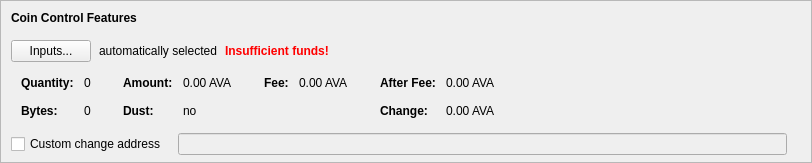
    <widget class="QFrame" name="frameCoinControl">
     <property name="sizePolicy">
      <sizepolicy hsizetype="Expanding" vsizetype="Expanding">
       <horstretch>0</horstretch>
       <verstretch>0</verstretch>
      </sizepolicy>
     </property>
     <property name="maximumSize">
      <size>
       <width>16777215</width>
       <height>16777215</height>
      </size>
     </property>
     <property name="frameShape">
      <enum>QFrame::StyledPanel</enum>
     </property>
     <property name="frameShadow">
      <enum>QFrame::Sunken</enum>
     </property>
     <layout class="QVBoxLayout" name="verticalLayoutCoinControl2">
      <property name="spacing">
       <number>0</number>
      </property>
      <property name="leftMargin">
       <number>0</number>
      </property>
      <property name="topMargin">
       <number>0</number>
      </property>
      <property name="rightMargin">
       <number>0</number>
      </property>
      <property name="bottomMargin">
       <number>6</number>
      </property>
      <item>
       <layout class="QVBoxLayout" name="verticalLayoutCoinControl" stretch="0,0,0,0,1">
        <property name="spacing">
         <number>0</number>
        </property>
        <property name="leftMargin">
         <number>10</number>
        </property>
        <property name="topMargin">
         <number>10</number>
        </property>
        <item>
         <layout class="QHBoxLayout" name="horizontalLayoutCoinControl1">
          <property name="bottomMargin">
           <number>15</number>
          </property>
          <item>
           <widget class="QLabel" name="labelCoinControlFeatures">
            <property name="sizePolicy">
             <sizepolicy hsizetype="Preferred" vsizetype="Maximum">
              <horstretch>0</horstretch>
              <verstretch>0</verstretch>
             </sizepolicy>
            </property>
            <property name="font">
             <font>
              <weight>75</weight>
              <bold>true</bold>
             </font>
            </property>
            <property name="styleSheet">
             <string notr="true">font-weight:bold;</string>
            </property>
            <property name="text">
             <string>Coin Control Features</string>
            </property>
           </widget>
          </item>
         </layout>
        </item>
        <item>
         <layout class="QHBoxLayout" name="horizontalLayoutCoinControl2" stretch="0,0,0,0">
          <property name="spacing">
           <number>8</number>
          </property>
          <property name="bottomMargin">
           <number>10</number>
          </property>
          <item>
           <widget class="QPushButton" name="pushButtonCoinControl">
            <property name="styleSheet">
             <string notr="true"/>
            </property>
            <property name="text">
             <string>Inputs...</string>
            </property>
            <property name="autoDefault">
             <bool>false</bool>
            </property>
           </widget>
          </item>
          <item>
           <widget class="QLabel" name="labelCoinControlAutomaticallySelected">
            <property name="text">
             <string>automatically selected</string>
            </property>
            <property name="margin">
             <number>5</number>
            </property>
           </widget>
          </item>
          <item>
           <widget class="QLabel" name="labelCoinControlInsuffFunds">
            <property name="font">
             <font>
              <weight>75</weight>
              <bold>true</bold>
             </font>
            </property>
            <property name="styleSheet">
             <string notr="true">color:red;font-weight:bold;</string>
            </property>
            <property name="text">
             <string>Insufficient funds!</string>
            </property>
            <property name="margin">
             <number>5</number>
            </property>
           </widget>
          </item>
          <item>
           <spacer name="horizontalSpacerCoinControl">
            <property name="orientation">
             <enum>Qt::Horizontal</enum>
            </property>
            <property name="sizeHint" stdset="0">
             <size>
              <width>40</width>
              <height>1</height>
             </size>
            </property>
           </spacer>
          </item>
         </layout>
        </item>
        <item>
         <widget class="QWidget" name="widgetCoinControl" native="true">
          <property name="sizePolicy">
           <sizepolicy hsizetype="Preferred" vsizetype="Preferred">
            <horstretch>0</horstretch>
            <verstretch>0</verstretch>
           </sizepolicy>
          </property>
          <property name="minimumSize">
           <size>
            <width>0</width>
            <height>0</height>
           </size>
          </property>
          <property name="styleSheet">
           <string notr="true"/>
          </property>
          <layout class="QHBoxLayout" name="horizontalLayoutCoinControl5">
           <property name="leftMargin">
            <number>0</number>
           </property>
           <property name="topMargin">
            <number>0</number>
           </property>
           <property name="rightMargin">
            <number>0</number>
           </property>
           <property name="bottomMargin">
            <number>0</number>
           </property>
           <item>
            <layout class="QHBoxLayout" name="horizontalLayoutCoinControl3" stretch="0,0,0,1">
             <property name="spacing">
              <number>20</number>
             </property>
             <property name="topMargin">
              <number>0</number>
             </property>
             <property name="bottomMargin">
              <number>10</number>
             </property>
             <item>
              <layout class="QFormLayout" name="formLayoutCoinControl1">
               <property name="horizontalSpacing">
                <number>10</number>
               </property>
               <property name="verticalSpacing">
                <number>14</number>
               </property>
               <property name="leftMargin">
                <number>10</number>
               </property>
               <property name="topMargin">
                <number>4</number>
               </property>
               <property name="rightMargin">
                <number>6</number>
               </property>
               <item row="0" column="0">
                <widget class="QLabel" name="labelCoinControlQuantityText">
                 <property name="font">
                  <font>
                   <weight>75</weight>
                   <bold>true</bold>
                  </font>
                 </property>
                 <property name="text">
                  <string>Quantity:</string>
                 </property>
                 <property name="margin">
                  <number>0</number>
                 </property>
                </widget>
               </item>
               <item row="0" column="1">
                <widget class="QLabel" name="labelCoinControlQuantity">
                 <property name="cursor">
                  <cursorShape>IBeamCursor</cursorShape>
                 </property>
                 <property name="contextMenuPolicy">
                  <enum>Qt::ActionsContextMenu</enum>
                 </property>
                 <property name="text">
                  <string notr="true">0</string>
                 </property>
                 <property name="margin">
                  <number>0</number>
                 </property>
                 <property name="textInteractionFlags">
                  <set>Qt::LinksAccessibleByMouse|Qt::TextSelectableByKeyboard|Qt::TextSelectableByMouse</set>
                 </property>
                </widget>
               </item>
               <item row="1" column="0">
                <widget class="QLabel" name="labelCoinControlBytesText">
                 <property name="font">
                  <font>
                   <weight>75</weight>
                   <bold>true</bold>
                  </font>
                 </property>
                 <property name="text">
                  <string>Bytes:</string>
                 </property>
                </widget>
               </item>
               <item row="1" column="1">
                <widget class="QLabel" name="labelCoinControlBytes">
                 <property name="cursor">
                  <cursorShape>IBeamCursor</cursorShape>
                 </property>
                 <property name="contextMenuPolicy">
                  <enum>Qt::ActionsContextMenu</enum>
                 </property>
                 <property name="text">
                  <string notr="true">0</string>
                 </property>
                 <property name="textInteractionFlags">
                  <set>Qt::LinksAccessibleByMouse|Qt::TextSelectableByKeyboard|Qt::TextSelectableByMouse</set>
                 </property>
                </widget>
               </item>
              </layout>
             </item>
             <item>
              <layout class="QFormLayout" name="formLayoutCoinControl2">
               <property name="horizontalSpacing">
                <number>10</number>
               </property>
               <property name="verticalSpacing">
                <number>14</number>
               </property>
               <property name="leftMargin">
                <number>6</number>
               </property>
               <property name="topMargin">
                <number>4</number>
               </property>
               <property name="rightMargin">
                <number>6</number>
               </property>
               <item row="0" column="0">
                <widget class="QLabel" name="labelCoinControlAmountText">
                 <property name="font">
                  <font>
                   <weight>75</weight>
                   <bold>true</bold>
                  </font>
                 </property>
                 <property name="text">
                  <string>Amount:</string>
                 </property>
                 <property name="margin">
                  <number>0</number>
                 </property>
                </widget>
               </item>
               <item row="0" column="1">
                <widget class="QLabel" name="labelCoinControlAmount">
                 <property name="cursor">
                  <cursorShape>IBeamCursor</cursorShape>
                 </property>
                 <property name="contextMenuPolicy">
                  <enum>Qt::ActionsContextMenu</enum>
                 </property>
                 <property name="text">
                  <string notr="true">0.00 AVA</string>
                 </property>
                 <property name="textInteractionFlags">
                  <set>Qt::LinksAccessibleByMouse|Qt::TextSelectableByKeyboard|Qt::TextSelectableByMouse</set>
                 </property>
                </widget>
               </item>
               <item row="1" column="0">
                <widget class="QLabel" name="labelCoinControlLowOutputText">
                 <property name="font">
                  <font>
                   <weight>75</weight>
                   <bold>true</bold>
                  </font>
                 </property>
                 <property name="text">
                  <string>Dust:</string>
                 </property>
                </widget>
               </item>
               <item row="1" column="1">
                <widget class="QLabel" name="labelCoinControlLowOutput">
                 <property name="cursor">
                  <cursorShape>IBeamCursor</cursorShape>
                 </property>
                 <property name="contextMenuPolicy">
                  <enum>Qt::ActionsContextMenu</enum>
                 </property>
                 <property name="text">
                  <string notr="true">no</string>
                 </property>
                 <property name="textInteractionFlags">
                  <set>Qt::LinksAccessibleByMouse|Qt::TextSelectableByKeyboard|Qt::TextSelectableByMouse</set>
                 </property>
                </widget>
               </item>
              </layout>
             </item>
             <item>
              <layout class="QFormLayout" name="formLayoutCoinControl3">
               <property name="horizontalSpacing">
                <number>10</number>
               </property>
               <property name="verticalSpacing">
                <number>14</number>
               </property>
               <property name="leftMargin">
                <number>6</number>
               </property>
               <property name="topMargin">
                <number>4</number>
               </property>
               <property name="rightMargin">
                <number>6</number>
               </property>
               <item row="0" column="0">
                <widget class="QLabel" name="labelCoinControlFeeText">
                 <property name="font">
                  <font>
                   <weight>75</weight>
                   <bold>true</bold>
                  </font>
                 </property>
                 <property name="text">
                  <string>Fee:</string>
                 </property>
                 <property name="margin">
                  <number>0</number>
                 </property>
                </widget>
               </item>
               <item row="0" column="1">
                <widget class="QLabel" name="labelCoinControlFee">
                 <property name="cursor">
                  <cursorShape>IBeamCursor</cursorShape>
                 </property>
                 <property name="contextMenuPolicy">
                  <enum>Qt::ActionsContextMenu</enum>
                 </property>
                 <property name="text">
                  <string notr="true">0.00 AVA</string>
                 </property>
                 <property name="textInteractionFlags">
                  <set>Qt::LinksAccessibleByMouse|Qt::TextSelectableByKeyboard|Qt::TextSelectableByMouse</set>
                 </property>
                </widget>
               </item>
             </layout>
             </item>
             <item>
              <layout class="QFormLayout" name="formLayoutCoinControl4">
               <property name="horizontalSpacing">
                <number>10</number>
               </property>
               <property name="verticalSpacing">
                <number>14</number>
               </property>
               <property name="leftMargin">
                <number>6</number>
               </property>
               <property name="topMargin">
                <number>4</number>
               </property>
               <property name="rightMargin">
                <number>6</number>
               </property>
               <item row="0" column="0">
                <widget class="QLabel" name="labelCoinControlAfterFeeText">
                 <property name="font">
                  <font>
                   <weight>75</weight>
                   <bold>true</bold>
                  </font>
                 </property>
                 <property name="text">
                  <string>After Fee:</string>
                 </property>
                 <property name="margin">
                  <number>0</number>
                 </property>
                </widget>
               </item>
               <item row="0" column="1">
                <widget class="QLabel" name="labelCoinControlAfterFee">
                 <property name="cursor">
                  <cursorShape>IBeamCursor</cursorShape>
                 </property>
                 <property name="contextMenuPolicy">
                  <enum>Qt::ActionsContextMenu</enum>
                 </property>
                 <property name="text">
                  <string notr="true">0.00 AVA</string>
                 </property>
                 <property name="textInteractionFlags">
                  <set>Qt::LinksAccessibleByMouse|Qt::TextSelectableByKeyboard|Qt::TextSelectableByMouse</set>
                 </property>
                </widget>
               </item>
               <item row="1" column="0">
                <widget class="QLabel" name="labelCoinControlChangeText">
                 <property name="font">
                  <font>
                   <weight>75</weight>
                   <bold>true</bold>
                  </font>
                 </property>
                 <property name="text">
                  <string>Change:</string>
                 </property>
                </widget>
               </item>
               <item row="1" column="1">
                <widget class="QLabel" name="labelCoinControlChange">
                 <property name="cursor">
                  <cursorShape>IBeamCursor</cursorShape>
                 </property>
                 <property name="contextMenuPolicy">
                  <enum>Qt::ActionsContextMenu</enum>
                 </property>
                 <property name="text">
                  <string notr="true">0.00 AVA</string>
                 </property>
                 <property name="textInteractionFlags">
                  <set>Qt::LinksAccessibleByMouse|Qt::TextSelectableByKeyboard|Qt::TextSelectableByMouse</set>
                 </property>
                </widget>
               </item>
              </layout>
             </item>
            </layout>
           </item>
          </layout>
         </widget>
        </item>
        <item>
         <layout class="QHBoxLayout" name="horizontalLayoutCoinControl4" stretch="0,0,0">
          <property name="spacing">
           <number>12</number>
          </property>
          <property name="sizeConstraint">
           <enum>QLayout::SetDefaultConstraint</enum>
          </property>
          <property name="topMargin">
           <number>5</number>
          </property>
          <property name="rightMargin">
           <number>5</number>
          </property>
          <item>
           <widget class="QCheckBox" name="checkBoxCoinControlChange">
            <property name="toolTip">
             <string>If this is activated, but the change address is empty or invalid, change will be sent to a newly generated address.</string>
            </property>
            <property name="text">
             <string>Custom change address</string>
            </property>
           </widget>
          </item>
          <item>
           <widget class="QValidatedLineEdit" name="lineEditCoinControlChange">
            <property name="enabled">
             <bool>false</bool>
            </property>
            <property name="sizePolicy">
             <sizepolicy hsizetype="Expanding" vsizetype="Fixed">
              <horstretch>0</horstretch>
              <verstretch>0</verstretch>
             </sizepolicy>
            </property>
           </widget>
          </item>
          <item>
           <widget class="QLabel" name="labelCoinControlChangeLabel">
            <property name="sizePolicy">
             <sizepolicy hsizetype="Preferred" vsizetype="Expanding">
              <horstretch>0</horstretch>
              <verstretch>0</verstretch>
             </sizepolicy>
            </property>
            <property name="minimumSize">
             <size>
              <width>0</width>
              <height>0</height>
             </size>
            </property>
            <property name="text">
             <string/>
            </property>
            <property name="margin">
             <number>3</number>
            </property>
           </widget>
          </item>
         </layout>
        </item>
        <item>
         <spacer name="verticalSpacerCoinControl">
          <property name="orientation">
           <enum>Qt::Vertical</enum>
          </property>
          <property name="sizeHint" stdset="0">
           <size>
            <width>800</width>
            <height>1</height>
           </size>
          </property>
         </spacer>
        </item>
       </layout>
      </item>
     </layout>
    </widget>
